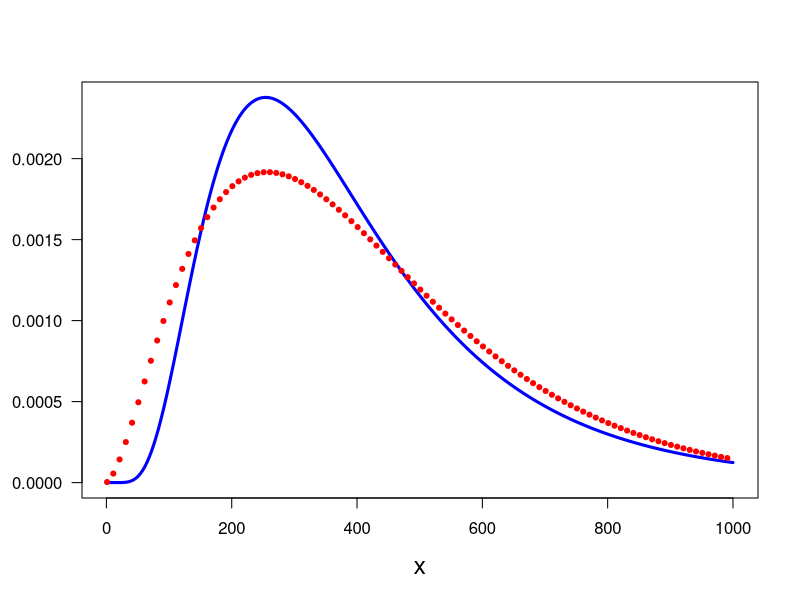

Generate this figure with R:
print('file: SolutionPDsPDFsNegBinoLogNeg.R')
# EXECISE & SOLUTION: Negative Binomial versus Log-Negative PDF
# conversion between (mu,sigma) and (s,p)
LNparams = function(mu,sigma){
  # Calculate parameters alpha, beta for lognormal PDF from
  # mean mu > 0 and standard deviation sigma
  # DWG 7/2019 (based on function lnormal.params from bayescount)
  beta = sqrt(log(sigma^2/mu^2+1))
  alpha = log(mu) - ((beta^2)/2)
  return(c(alpha,beta))
}
mu = 409; sigma = 250
# mu = s*(1-p)/p and sigma^2 = mu+mu^2/s
# -> s = mu^2/(sigma^2-mu) and p*mu = s - s*p -> p = s/(mu+s)
s = mu^2/(sigma^2-mu); p = s/(mu+s)
mu1 = s*(1-p)/p; sigma1 = sqrt(mu+mu^2/s)
print(c(round(p,4),'p'))
print(c(round(s,4),'s'))
print(c(round(mu1,1),'mu1'))
print(c(mu,'mu'))
print(c(round(sigma1,1),'sigma1'))
print(c(sigma,'sigma'))
out = LNparams(mu,sigma)
alpha = out[1]; beta = out[2]
x = seq(1,1000); LN = dlnorm(x,alpha,beta)
xNB = seq(1,1000,10); NB = dnbinom(xNB,s,p)
# png('NegativeBinomialVsLogNeg190723.png',width=16,height=12,units='cm',res=300)
plot(x,LN,type='l',lwd=3,col='blue',xlab='x',ylab='',las=1,cex=0.4,cex.lab=1.5)
points(xNB,NB,col='red',lwd=3,cex=0.4)
# dev.off()
